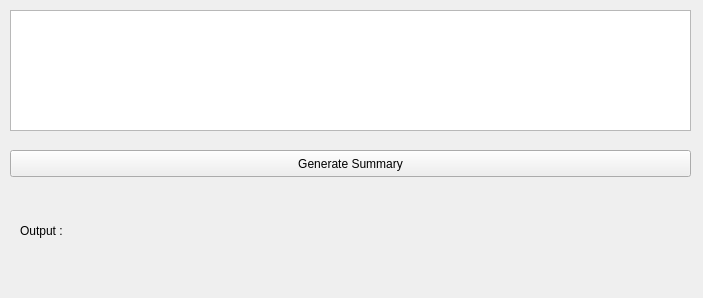
<?xml version="1.0" encoding="UTF-8"?>
<ui version="4.0">
 <class>Form</class>
 <widget class="QWidget" name="Form">
  <property name="geometry">
   <rect>
    <x>0</x>
    <y>0</y>
    <width>703</width>
    <height>298</height>
   </rect>
  </property>
  <property name="windowTitle">
   <string>Text Summerizer</string>
  </property>
  <widget class="QTextEdit" name="textEdit">
   <property name="geometry">
    <rect>
     <x>10</x>
     <y>10</y>
     <width>681</width>
     <height>121</height>
    </rect>
   </property>
  </widget>
  <widget class="QPushButton" name="buttonSummary">
   <property name="geometry">
    <rect>
     <x>10</x>
     <y>150</y>
     <width>681</width>
     <height>27</height>
    </rect>
   </property>
   <property name="text">
    <string>Generate Summary</string>
   </property>
  </widget>
  <widget class="QLabel" name="output">
   <property name="geometry">
    <rect>
     <x>20</x>
     <y>200</y>
     <width>661</width>
     <height>61</height>
    </rect>
   </property>
   <property name="text">
    <string>Output :</string>
   </property>
  </widget>
 </widget>
 <resources/>
 <connections/>
</ui>
